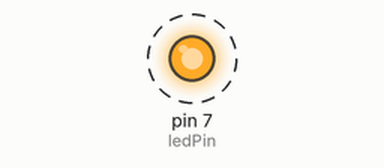
This sketch was run on a simulated Arduino Uno, built with avr-gcc and run on an emulated ATmega328P. On the bench: output pins drawn as LEDs (lit = HIGH). Dashed ring = blinking.

Above: at 0.2 s.
Timing chart, 0 to 3.0 s (numbered marks = the images above):
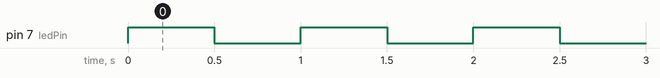

The sketch:

testled.ino
```cpp
int ledPin = 7;
int delayTime = 500;

void setup() {
  // put your setup code here, to run once:

  pinMode( 7, OUTPUT );

}

void loop() {
  // put your main code here, to run repeatedly:

  digitalWrite( 7, HIGH );
  delay(delayTime);
  digitalWrite( 7, LOW );
  delay(delayTime);

}
```

Measured:
- by itself, pin 7 (ledPin): alternates HIGH for 0.50 s and LOW for 0.50 s
